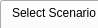
      <widget class="QWidget" name="page_7">
       <property name="geometry">
        <rect>
         <x>0</x>
         <y>0</y>
         <width>98</width>
         <height>28</height>
        </rect>
       </property>
       <attribute name="label">
        <string>Step 3 - Run / re-run scenario</string>
       </attribute>
       <widget class="QGroupBox" name="groupBox_6">
        <property name="geometry">
         <rect>
          <x>0</x>
          <y>210</y>
          <width>681</width>
          <height>91</height>
         </rect>
        </property>
        <property name="title">
         <string>Run the scenario</string>
        </property>
        <widget class="QLabel" name="label_31">
         <property name="geometry">
          <rect>
           <x>20</x>
           <y>20</y>
           <width>101</width>
           <height>16</height>
          </rect>
         </property>
         <property name="text">
          <string>Select output path</string>
         </property>
        </widget>
        <widget class="QLineEdit" name="lineEdit_16">
         <property name="geometry">
          <rect>
           <x>124</x>
           <y>20</y>
           <width>511</width>
           <height>20</height>
          </rect>
         </property>
        </widget>
        <widget class="QToolButton" name="toolButton_4">
         <property name="geometry">
          <rect>
           <x>644</x>
           <y>21</y>
           <width>25</width>
           <height>19</height>
          </rect>
         </property>
         <property name="text">
          <string>...</string>
         </property>
        </widget>
        <widget class="QWidget" name="layoutWidget">
         <property name="geometry">
          <rect>
           <x>10</x>
           <y>50</y>
           <width>661</width>
           <height>25</height>
          </rect>
         </property>
         <layout class="QHBoxLayout" name="horizontalLayout_38">
          <item>
           <widget class="QPushButton" name="pushButton_11">
            <property name="text">
             <string>Run scenario</string>
            </property>
           </widget>
          </item>
          <item>
           <widget class="QLineEdit" name="lineEdit_14"/>
          </item>
         </layout>
        </widget>
       </widget>
       <widget class="QPushButton" name="pushButton_8">
        <property name="geometry">
         <rect>
          <x>530</x>
          <y>180</y>
          <width>131</width>
          <height>23</height>
         </rect>
        </property>
        <property name="text">
         <string>Save scenario</string>
        </property>
       </widget>
       <widget class="QTabWidget" name="tabWidget_2">
        <property name="geometry">
         <rect>
          <x>0</x>
          <y>0</y>
          <width>661</width>
          <height>171</height>
         </rect>
        </property>
        <property name="currentIndex">
         <number>0</number>
        </property>
        <widget class="QWidget" name="tab_3">
         <attribute name="title">
          <string>Select Scenario simulation duration</string>
         </attribute>
         <widget class="QGroupBox" name="groupBox_27">
          <property name="geometry">
           <rect>
            <x>10</x>
            <y>5</y>
            <width>641</width>
            <height>131</height>
           </rect>
          </property>
          <property name="title">
           <string>Specify how long the simulation will run</string>
          </property>
          <widget class="QWidget" name="layoutWidget_40">
           <property name="geometry">
            <rect>
             <x>460</x>
             <y>7</y>
             <width>48</width>
             <height>131</height>
            </rect>
           </property>
           <layout class="QVBoxLayout" name="verticalLayout_40">
            <item>
             <widget class="QSpinBox" name="spinBox_37"/>
            </item>
            <item>
             <widget class="QSpinBox" name="spinBox_38"/>
            </item>
            <item>
             <widget class="QSpinBox" name="spinBox_39"/>
            </item>
           </layout>
          </widget>
          <widget class="QWidget" name="layoutWidget_41">
           <property name="geometry">
            <rect>
             <x>190</x>
             <y>9</y>
             <width>261</width>
             <height>131</height>
            </rect>
           </property>
           <layout class="QVBoxLayout" name="verticalLayout_41">
            <item>
             <widget class="QSlider" name="horizontalSlider_45">
              <property name="orientation">
               <enum>Qt::Horizontal</enum>
              </property>
             </widget>
            </item>
            <item>
             <widget class="QSlider" name="horizontalSlider_46">
              <property name="orientation">
               <enum>Qt::Horizontal</enum>
              </property>
             </widget>
            </item>
            <item>
             <widget class="QSlider" name="horizontalSlider_47">
              <property name="orientation">
               <enum>Qt::Horizontal</enum>
              </property>
             </widget>
            </item>
           </layout>
          </widget>
          <widget class="QWidget" name="layoutWidget_42">
           <property name="geometry">
            <rect>
             <x>20</x>
             <y>11</y>
             <width>161</width>
             <height>121</height>
            </rect>
           </property>
           <layout class="QVBoxLayout" name="verticalLayout_42">
            <item>
             <widget class="QLabel" name="label_58">
              <property name="text">
               <string>Number of population replicates:</string>
              </property>
             </widget>
            </item>
            <item>
             <widget class="QLabel" name="label_59">
              <property name="text">
               <string>Burn-in length:</string>
              </property>
             </widget>
            </item>
            <item>
             <widget class="QLabel" name="label_60">
              <property name="text">
               <string>Temporal evolution length:</string>
              </property>
             </widget>
            </item>
           </layout>
          </widget>
         </widget>
        </widget>
        <widget class="QWidget" name="tab_4">
         <attribute name="title">
          <string>Settings</string>
         </attribute>
        </widget>
       </widget>
      </widget>
